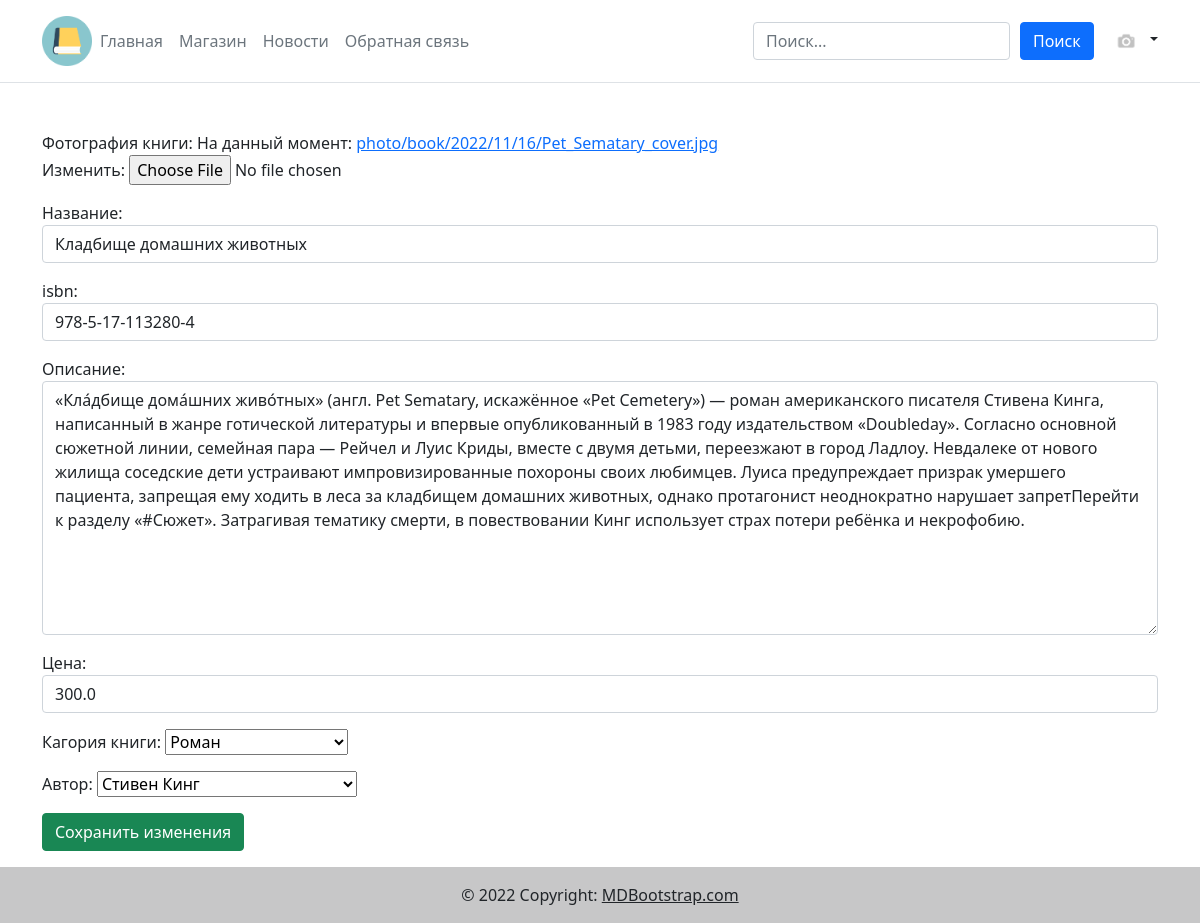
/moderator/edit_book/5 (signed in), run on the app's committed database.
### main/models.py (models this page shows, shortened)
class book (models.Model):
    objects = None
    title = models.CharField(max_length=255, verbose_name = "Названеи книги")
    isbn = models.CharField(null = True, blank = True, max_length=255, verbose_name = "isbn")
    photo = models.ImageField(upload_to="photo/book/%Y/%m/%d/", verbose_name = "Фотография книги")
    description = models.TextField(blank=True, verbose_name = "Описание книги")
    time_create = models.DateTimeField(auto_now_add=True, verbose_name = "Дата публикации книги")
    is_published = models.BooleanField(default=True, verbose_name = "Публикация")
    price = models.FloatField(verbose_name = "Цена")
    Author = models.ForeignKey(Author_of_the_book, null = True, blank = True, verbose_name = "Автор",on_delete = models.CASCADE)
    genre = models.ForeignKey(genre_of_the_book, null = False, blank = True, verbose_name = "Кагория книги",on_delete = models.CASCADE)

class genre_of_the_book (models.Model):
    object = None
    title = models.CharField(max_length=255, blank = True, verbose_name="Название категории")
    def __str__(self):
        return self.title

### moderator/views.py (the view)
# urls.py: path('edit_book/<int:pk>', views.edit_book.as_view(), name='edit_book'),
class edit_book(UpdateView):
    model = book
    template_name = 'moderator/edit_book_cart.html'
    form_class = EditBookForm

### moderator/forms.py
class EditBookForm(forms.Form,ModelForm):
    title = forms.CharField(label="Название", widget=forms.TextInput(attrs={'class':'form-control','placeholder':'Название'}))
    isbn = forms.CharField(label="isbn", widget=forms.TextInput(attrs={'class':'form-control','placeholder':'isbn'}))
    price = forms.IntegerField(label="Цена", widget=forms.TextInput(attrs={'class':'form-control','placeholder':'Цена'}))
    description = forms.CharField(label="Описание", widget=forms.Textarea(attrs={'class':'form-control','placeholder':'Описание'}))
    class Meta:
        model = book
        fields = ['photo','title', 'isbn', 'description', 'price','genre','Author']

### main/models.py (called while the page is built)
    def __str__(self):
        return self.name

### moderator/templates/moderator/edit_book_cart.html (shortened to what this page needs)
{% extends 'base.html' %}
{% block content %}
<form  enctype="multipart/form-data" method="post" name="edit_book">
        {{form.as_p}}
    <button type="submit" class="btn btn-success">
        Сохранить изменения
    </button>
</form>
{% endblock %}

### data on the page
book: title "Кладбище домашних животных", isbn "978-5-17-113280-4", description "«Кла́дбище дома́шних живо́тных» (англ. Pet Sematary, искажённое «Pet Cemetery») — роман американского писателя Стивена Кинга, написанный в жанре готической литературы и впервые опубликованный в 1983 году издательством «Doubleday». Согласно основной сюжетной линии, семейная пара — Рейчел и Луис Криды, вместе с двумя детьми, переезжают в город Ладлоу. Невдалеке от нового жилища соседские дети устраивают импровизированные похороны своих любимцев. Луиса предупреждает призрак умершего пациента, запрещая ему ходить в леса за кладбищем домашних животных, однако протагонист неоднократно нарушает запретПерейти к разделу «#Сюжет». Затрагивая тематику смерти, в повествовании Кинг использует страх…", price "300.0", genre "Роман", Author "Стивен Кинг"
